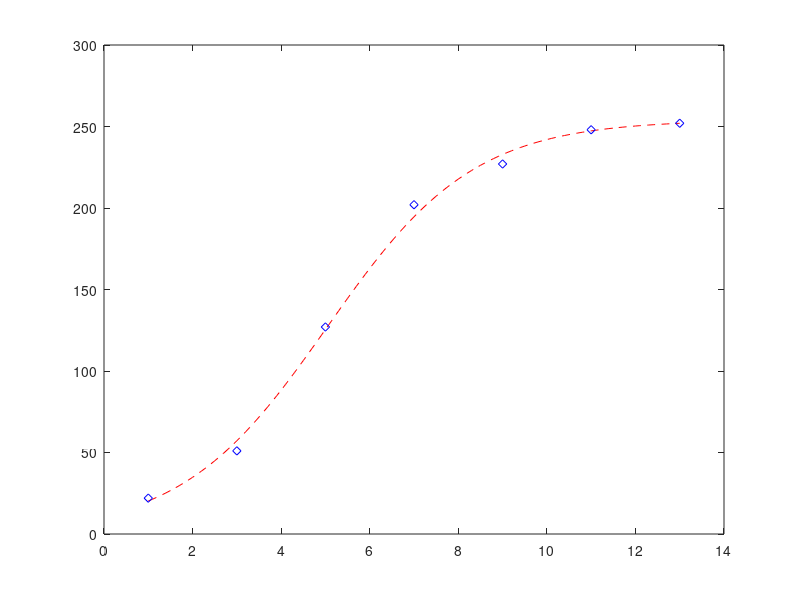

Here is the MATLAB script that generated this plot:
%Caner Topuz
%090200358
%Lab_11-Q1
clear;
close all;
clc;

t =1:2:13;
h = [22, 51, 127, 202, 227, 248, 252];

y = 254./h -1;
p = polyfit(t,log(y),1);
A = exp(p(2));
B = -p(1);
fprintf('A= %f B= %f\n',A,B);

xr = 1:0.1:13;
yr = 254./(1+A*exp(-B*xr));
plot(xr,yr,'--r',t,h,'db');